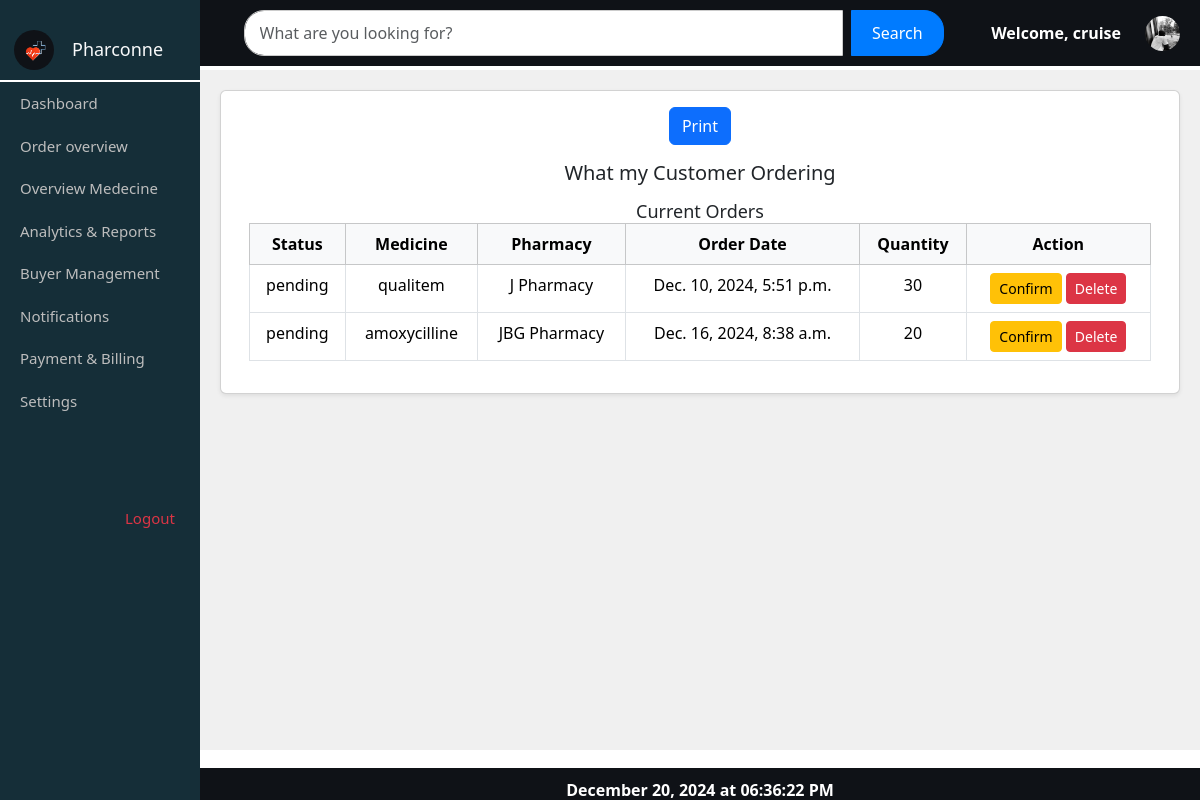
Screenshot of /supplier_order_view/ (signed in) with the database file from the repository.
### myapp/models.py (models this page shows, shortened)
class Supplier(models.Model):
    user = models.OneToOneField(User, on_delete=models.CASCADE, null=True, blank=True)
    S_id = models.AutoField(primary_key=True)
    name = models.CharField(max_length=100)
    contact = models.CharField(max_length=15)  # Changed to CharField for flexibility
    password = models.CharField(max_length=100, blank=True, null=True)

class Order(models.Model):
    O_id = models.AutoField(primary_key=True)  # Auto-incrementing order ID
    pharmacy = models.ForeignKey(Pharmacy, on_delete=models.CASCADE, related_name='orders')  # The pharmacy placing the order
    supplier = models.ForeignKey(Supplier, on_delete=models.CASCADE, related_name='orders')  # The supplier receiving the order
    medicine = models.ForeignKey(Medicine, on_delete=models.CASCADE, related_name='orders')
    quantity = models.PositiveIntegerField()  # Quantity of medicine being ordered
    total_price = models.DecimalField(max_digits=10, decimal_places=2)  # Total price of the order
    order_status = models.CharField(max_length=20, choices=[
        ('pending', 'Pending'),
        ('approved', 'Approved'),
        ('delivered', 'Delivered'),
        ('cancelled', 'Cancelled'),
    ], default='pending')  # Order status
    order_date = models.DateTimeField(default=timezone.now)  # Date and time of the order
    delivery_date = models.DateTimeField(blank=True, null=True)  # Expected delivery date (optional)

class Medicine(models.Model):
    STATUS_CHOICES = [
        ('active', 'Active'),
        ('inactive', 'Inactive'),
    ]
    M_id = models.AutoField(primary_key=True)
    supplier = models.ForeignKey(Supplier, on_delete=models.CASCADE, related_name='addmedicine', null=True)
    name = models.CharField(max_length=100)
    serial_number = models.CharField(max_length=100, unique=True, null=False)  # Add serial_number
    exp_date = models.DateField(null=False)  # Add expiration date field
    MFG_date = models.DateField(null=True, blank=True)
    quantity = models.PositiveIntegerField(default=0)
    price = models.DecimalField(max_digits=10, decimal_places=2, null=False, default=0.0)
    status = models.CharField(max_length=10, choices=STATUS_CHOICES, null=True)
    def __str__(self):
        return self.name

class Pharmacy(models.Model):
    user = models.OneToOneField(User, on_delete=models.CASCADE, null=True, blank=True)
    P_id = models.IntegerField(primary_key=True)
    P_name = models.CharField(max_length=100)
    contact_info = models.CharField(max_length=13)
    location = models.CharField(max_length=100, default='Unknown Location')
    start_time = models.TimeField(default=default_start_time)
    end_time = models.TimeField(default=default_end_time)
    status = models.CharField(max_length=20, default='pending')
    stock_level = models.CharField(max_length=100, default='high')
    password = models.CharField(max_length=100, blank=True, null=True)
    def __str__(self):
        return self.P_name

### myapp/views.py (the view)
# urls.py: path('supplier_order_view/', views.supplier_order_view, name='supplier_order_view'),
def supplier_order_view(request):
    logged_in_supplier_name = request.session.get('user_name')
    if not logged_in_supplier_name:
        return render(request, "myapp/supplier_order_view.html", {
            'data': [],
            'message': "You need to log in to view your orders."
        })
    try:
        supplier = Supplier.objects.get(name=logged_in_supplier_name)
    except Supplier.DoesNotExist:
        return render(request, "myapp/supplier_order_view.html", {
            'data': [],
            'message': "Supplier not found."
        })
    data = Order.objects.filter(supplier=supplier)
    return render(request, "myapp/supplier_order_view.html", {
        'data': data,
        'supplier_name': logged_in_supplier_name,
    })

### myapp/templates/myapp/supplier_order_view.html
{% extends 'myapp/supplierdash.html' %}
{% load static %}
{% block content %}
    <div class="content-container">
        <div class="message-container">
            <div class="card shadow-sm mb-4">
                <div class="card-body">
                    <button class="btn btn-primary print-button mb-3" onclick="window.print()">Print</button>
                    <h5 class="card-title mb-3">What my Customer Ordering</h5>
                    <div class="container">
                        <h4>Current Orders</h4>
                        <div class="table-responsive">
                            <table class="table table-bordered">
                                <thead class="table-light">
                                    <tr>
                                        <th>Status</th>
                                        <th>Medicine</th>
                                        <th>Pharmacy</th>
                                        <th>Order Date</th>
                                        <th>Quantity</th>
                                        <th>Action</th>
                                    </tr>
                                </thead>
                                <tbody>
                                    {% for order in data %}
                                        <tr>
                                            <td>{{ order.order_status }}</td>
                                            <td>{{ order.medicine }}</td>
                                            <td>{{ order.pharmacy }}</td>
                                            <td>{{ order.order_date }}</td>
                                            <td>{{ order.quantity }}</td>
                                            <td>
                                                <a href="#" class="btn btn-warning btn-sm">Confirm</a>
                                                <a href="#" class="btn btn-danger btn-sm">Delete</a>
                                            </td>
                                        </tr>
                                    {% empty %}
                                        <tr><td colspan="5">No orders found</td></tr>
                                    {% endfor %}
                                </tbody>
                            </table>
                        </div>
                    </div>
                </div>
            </div>
        </div>
    </div>
{% endblock %}

### myapp/templates/myapp/supplierdash.html (shortened to what this page needs)
{% load static %}
<!DOCTYPE html>
<html lang="en">
<head>
  <link href="https://cdn.jsdelivr.net/npm/bootstrap@5.3.2/dist/css/bootstrap.min.css" rel="stylesheet">
  <link rel="stylesheet" href="{% static 'myapp/css/pharmacy_list.css' %}">
</head>
<body>
    <div class="sidebar">
        <div class="pharconne">
            <img src="{% static 'images/log22.png' %}" alt="pharconne logo" class="logo-img ms-1">
            <h4 class="text-light" style="margin-left: 1em;">Pharconne</h4>
        </div>
        <nav>
            <a href="/supplierdashboard/">Dashboard</a>
            <a href="/supplier_order_view/">Order overview</a>
            <a href="/medicine_success/">Overview Medecine</a>
            <a href="#">Analytics & Reports</a>
            <a href="#">Buyer Management</a>
            <div class="d-inline-block">
                <a href="/supplier_view_message/" class="position-relative text-decoration-none">
                    Notifications
                </a>
            </div>
            <a href="#">Payment & Billing</a>
            <a href="#">Settings</a>
        </nav>
        <a href="{% url 'index' %}" class="logout text-danger" style="margin-top: 5em; margin-left: 7em;">Logout</a>
    </div>
    <div class="topbar py-0 d-flex align-items-center justify-content-between">
        <div class="input-group w-75">
            <form method="GET" action="{% url 'pharmacy_list' %}" class="d-flex w-100">
                <input
                    type="text"
                    name="search"
                    class="form-control me-2"
                    value="{{ search_query }}"
                    placeholder="What are you looking for?"
                />
                <button class="btn btn-primary" type="submit">Search</button>
            </form>
        </div>
    <div class="d-flex align-items-center position-relative profile-container">
        <span
    class="me-2"
    style="color: #fff; font-weight: bold; margin-left: 1.5em;"
    data-bs-toggle="tooltip"
    data-bs-placement="top"
    title="Click to view and edit your profile">
    Welcome, {{ request.session.user_name }}
</span>
        <a href="#" id="profile-link">
            <img src="{% static 'images/jc.jpeg' %}" alt="Profile" class="profile-img ms-3" />
        </a>
    </div>
    </div>
    {% block content %}{% endblock content %}
    <footer class="footer">
        <span style="color: #fff;" id="current-datetime"></span>
    </footer>
</body>
</html>

### myapp/static/myapp/css/pharmacy_list.css (style rules this page uses)
body { margin: 0; padding: 0; overflow: hidden; }
.sidebar { position: fixed; top: 0; left: 0; bottom: 0; width: 16.666%; background-color: #152E38; padding-top: 20px; overflow-y: auto; }
.pharconne { display: flex; align-items: center; border-bottom: 2px solid #fff; padding: 10px; }
.logo-img { width: 40px; height: 40px; border-radius: 50%; }
h4 { margin: 0; font-size: 18px; }
.sidebar a { color: #bdbdbd; text-decoration: none; display: block; padding: 10px 20px; font-size: 15px; }
.topbar { position: fixed; top: 0; left: 16.666%; right: 0; background-color: #0F1217; padding: 15px 20px; z-index: 1000; display: flex; justify-content: space-between; align-items: center; }
.profile-container { position: relative; }
.profile-img { width: 35px; height: 35px; border-radius: 50%; cursor: pointer; }
.content-container { position: absolute; top: 70px; left: 16.666%; right: 0; bottom: 50px; overflow-y: auto; padding: 20px; background-color: #f0f0f0; }
.message-container { text-align: center; background-color: #f8f9fa; background-size: cover; border-radius: 10px; min-height: 300px; }
.footer { position: fixed; bottom: 0; left: 16.666%; right: 0; background-color: #0F1217; text-align: center; padding: 10px 0; color: white; font-weight: bold; z-index: 1000; height: 2em; }
.input-group { max-width: 100%; margin: 0 auto; padding: 10px; display: flex; align-items: center; justify-content: space-between; }
.input-group .form-control { border-radius: 20px 0 0 20px; border: 1px solid #ccc; padding: 10px 15px; font-size: 16px; transition: border-color 0.3s ease; }
.input-group .btn { border-radius: 0 20px 20px 0; padding: 10px 20px; font-size: 16px; background-color: #007bff; color: #fff; border: 1px solid #007bff; transition: background-color 0.3s ease, border-color 0.3s ease; }

### rows the page displays
Supplier: session.user_name "cruise"
Order: order_status "pending", medicine "qualitem", pharmacy "J Pharmacy", order_date "Dec. 10, 2024, 5:51 p.m.", quantity "30"
Order: order_status "pending", medicine "amoxycilline", pharmacy "JBG Pharmacy", order_date "Dec. 16, 2024, 8:38 a.m.", quantity "20"
